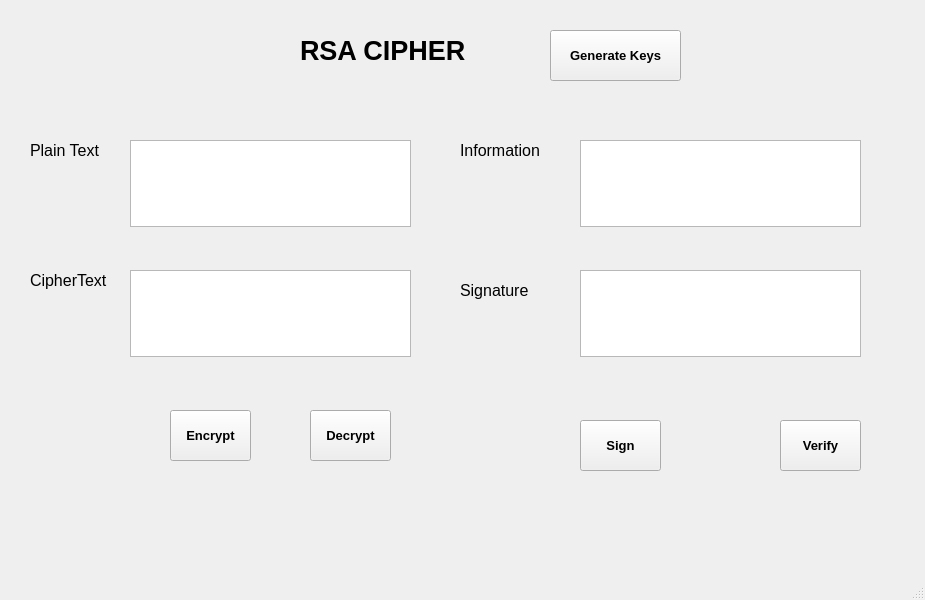
<?xml version="1.0" encoding="UTF-8"?>
<ui version="4.0">
 <class>MainWindow</class>
 <widget class="QMainWindow" name="MainWindow">
  <property name="geometry">
   <rect>
    <x>0</x>
    <y>0</y>
    <width>925</width>
    <height>600</height>
   </rect>
  </property>
  <property name="windowTitle">
   <string>MainWindow</string>
  </property>
  <widget class="QWidget" name="centralwidget">
   <widget class="QLabel" name="label">
    <property name="geometry">
     <rect>
      <x>300</x>
      <y>-10</y>
      <width>221</width>
      <height>121</height>
     </rect>
    </property>
    <property name="font">
     <font>
      <family>Arial</family>
      <pointsize>20</pointsize>
      <weight>75</weight>
      <bold>true</bold>
     </font>
    </property>
    <property name="text">
     <string>RSA CIPHER</string>
    </property>
   </widget>
   <widget class="QLabel" name="label_2">
    <property name="geometry">
     <rect>
      <x>30</x>
      <y>130</y>
      <width>101</width>
      <height>41</height>
     </rect>
    </property>
    <property name="font">
     <font>
      <family>Arial</family>
      <pointsize>12</pointsize>
     </font>
    </property>
    <property name="text">
     <string>Plain Text</string>
    </property>
   </widget>
   <widget class="QLabel" name="label_3">
    <property name="geometry">
     <rect>
      <x>460</x>
      <y>270</y>
      <width>101</width>
      <height>41</height>
     </rect>
    </property>
    <property name="font">
     <font>
      <family>Arial</family>
      <pointsize>12</pointsize>
     </font>
    </property>
    <property name="text">
     <string>Signature</string>
    </property>
   </widget>
   <widget class="QLabel" name="label_4">
    <property name="geometry">
     <rect>
      <x>460</x>
      <y>130</y>
      <width>101</width>
      <height>41</height>
     </rect>
    </property>
    <property name="font">
     <font>
      <family>Arial</family>
      <pointsize>12</pointsize>
     </font>
    </property>
    <property name="text">
     <string>Information</string>
    </property>
   </widget>
   <widget class="QLabel" name="label_5">
    <property name="geometry">
     <rect>
      <x>30</x>
      <y>260</y>
      <width>101</width>
      <height>41</height>
     </rect>
    </property>
    <property name="font">
     <font>
      <family>Arial</family>
      <pointsize>12</pointsize>
     </font>
    </property>
    <property name="text">
     <string>CipherText</string>
    </property>
   </widget>
   <widget class="QPlainTextEdit" name="txt_plain_text">
    <property name="geometry">
     <rect>
      <x>130</x>
      <y>140</y>
      <width>281</width>
      <height>87</height>
     </rect>
    </property>
   </widget>
   <widget class="QPlainTextEdit" name="txt_cipher_text">
    <property name="geometry">
     <rect>
      <x>130</x>
      <y>270</y>
      <width>281</width>
      <height>87</height>
     </rect>
    </property>
   </widget>
   <widget class="QPlainTextEdit" name="txt_sign">
    <property name="geometry">
     <rect>
      <x>580</x>
      <y>270</y>
      <width>281</width>
      <height>87</height>
     </rect>
    </property>
   </widget>
   <widget class="QPlainTextEdit" name="txt_infor">
    <property name="geometry">
     <rect>
      <x>580</x>
      <y>140</y>
      <width>281</width>
      <height>87</height>
     </rect>
    </property>
   </widget>
   <widget class="QToolButton" name="btn_encrypt">
    <property name="geometry">
     <rect>
      <x>170</x>
      <y>410</y>
      <width>81</width>
      <height>51</height>
     </rect>
    </property>
    <property name="font">
     <font>
      <family>Arial</family>
      <pointsize>10</pointsize>
      <weight>75</weight>
      <bold>true</bold>
     </font>
    </property>
    <property name="text">
     <string>Encrypt</string>
    </property>
   </widget>
   <widget class="QToolButton" name="btn_decrypt">
    <property name="geometry">
     <rect>
      <x>310</x>
      <y>410</y>
      <width>81</width>
      <height>51</height>
     </rect>
    </property>
    <property name="font">
     <font>
      <family>Arial</family>
      <pointsize>10</pointsize>
      <weight>75</weight>
      <bold>true</bold>
     </font>
    </property>
    <property name="text">
     <string>Decrypt</string>
    </property>
   </widget>
   <widget class="QToolButton" name="btn_sign">
    <property name="geometry">
     <rect>
      <x>580</x>
      <y>420</y>
      <width>81</width>
      <height>51</height>
     </rect>
    </property>
    <property name="font">
     <font>
      <family>Arial</family>
      <pointsize>10</pointsize>
      <weight>75</weight>
      <bold>true</bold>
     </font>
    </property>
    <property name="text">
     <string>Sign</string>
    </property>
   </widget>
   <widget class="QToolButton" name="btn_gen_keys">
    <property name="geometry">
     <rect>
      <x>550</x>
      <y>30</y>
      <width>131</width>
      <height>51</height>
     </rect>
    </property>
    <property name="font">
     <font>
      <family>Arial</family>
      <pointsize>10</pointsize>
      <weight>75</weight>
      <bold>true</bold>
     </font>
    </property>
    <property name="text">
     <string>Generate Keys</string>
    </property>
   </widget>
   <widget class="QToolButton" name="btn_verify">
    <property name="geometry">
     <rect>
      <x>780</x>
      <y>420</y>
      <width>81</width>
      <height>51</height>
     </rect>
    </property>
    <property name="font">
     <font>
      <family>Arial</family>
      <pointsize>10</pointsize>
      <weight>75</weight>
      <bold>true</bold>
     </font>
    </property>
    <property name="text">
     <string>Verify</string>
    </property>
   </widget>
  </widget>
  <widget class="QMenuBar" name="menubar">
   <property name="geometry">
    <rect>
     <x>0</x>
     <y>0</y>
     <width>925</width>
     <height>26</height>
    </rect>
   </property>
  </widget>
  <widget class="QStatusBar" name="statusbar"/>
 </widget>
 <resources/>
 <connections/>
</ui>
